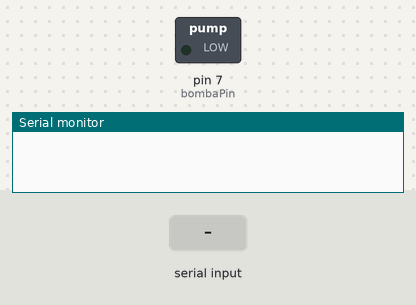
Recording of a sketch running on a simulated Arduino Uno, built with avr-gcc and run on an emulated ATmega328P. Shown: switched loads named in the sketch (green lamp = pin HIGH), the last lines printed to the serial monitor. The inputs (shaded band) are chosen by the test bench.

Above: at 1.2 s.
1.3 s: "BOMBA_ON\n" received over Serial
At 2.6 s:
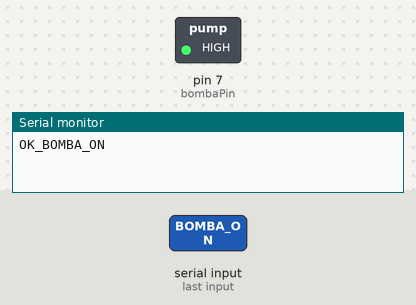
4.3 s: "BOMBA_OFF\n" received over Serial
At 4.9 s:
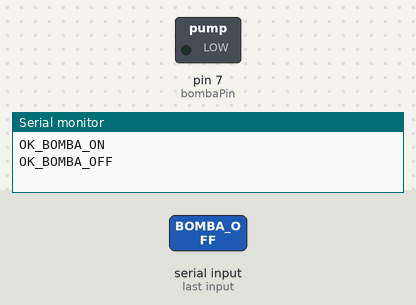
Timing chart, 0 to 7.3 s (numbered marks = the images above; inputs shaded):
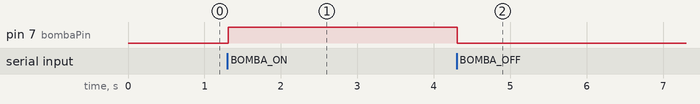

Measured:
- after the input at 1.3 s, pin 7 (bombaPin): LOW → HIGH at once
- after the input at 4.3 s, pin 7 (bombaPin): HIGH → LOW at once

The sketch:

Sensor_humedad.ino
```cpp
#include <Arduino.h>

int sensorPin = A0;
int bombaPin = 7;

void setup() {
    pinMode(bombaPin, OUTPUT);
    digitalWrite(bombaPin, LOW);
    Serial.begin(9600);
}

void loop() {
    if (Serial.available() > 0) {
        String comando = Serial.readStringUntil('\n');
        comando.trim();

        if (comando == "READ_HUMEDAD") {
            int rawValue = analogRead(sensorPin);

            float humedad = map(rawValue, 0, 1023, 100, 0);
            Serial.println(humedad);
        }
        else if (comando == "BOMBA_ON") {
            digitalWrite(bombaPin, HIGH);
            Serial.println("OK_BOMBA_ON");
        }
        else if (comando == "BOMBA_OFF") {
            digitalWrite(bombaPin, LOW);
            Serial.println("OK_BOMBA_OFF");
        }
        else {
            Serial.println("ERROR_COMANDO_DESCONOCIDO");
        }
    }
}
```
